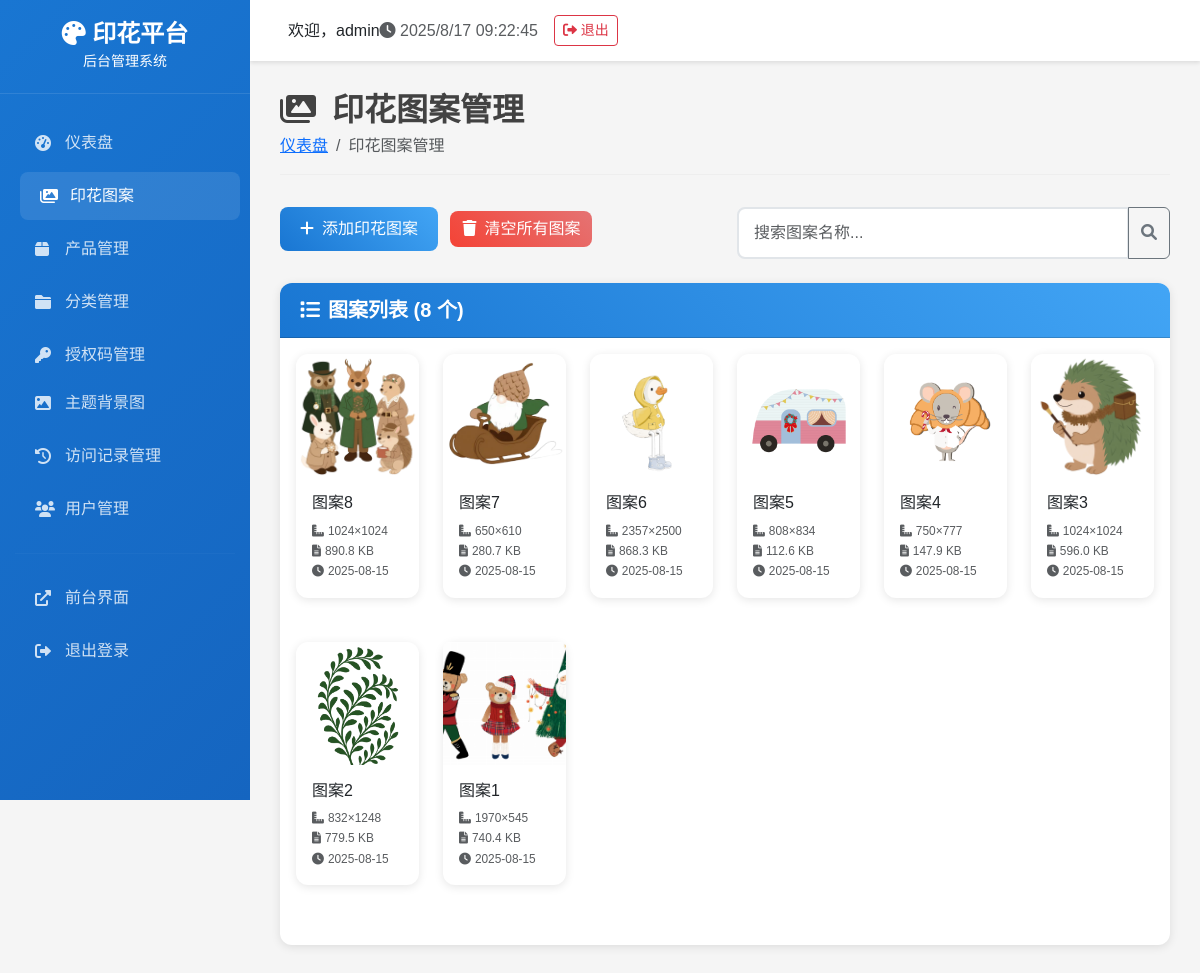
/patterns (signed in), run on the app's committed database.
### tables this page shows
CREATE TABLE patterns (
            id INTEGER PRIMARY KEY AUTOINCREMENT,
            name TEXT NOT NULL,
            filename TEXT NOT NULL,
            file_path TEXT NOT NULL,
            upload_time DATETIME DEFAULT CURRENT_TIMESTAMP,
            file_size INTEGER DEFAULT 0,
            image_width INTEGER DEFAULT 0,
            image_height INTEGER DEFAULT 0,
            is_active BOOLEAN DEFAULT 1
        );

### admin_app.py (the view)
    def decorated_function(*args, **kwargs):
        if 'admin_user_id' not in session:
            return redirect(url_for('login'))
        return f(*args, **kwargs)

### admin_app.py (called while the page is built)
def login_required(f):
    def decorated_function(*args, **kwargs):
        if 'admin_user_id' not in session:
            return redirect(url_for('login'))
        return f(*args, **kwargs)
    decorated_function.__name__ = f.__name__
    return decorated_function

@app.route('/patterns')
@login_required
def patterns():
    try:
        patterns = DatabaseManager.get_patterns() or []
    except Exception as e:
        print(f"获取印花图案失败: {e}")
        patterns = []
    return render_template('admin/patterns.html', patterns=patterns)

### backend/database.py (called while the page is built)
def get_db_connection():
    conn = sqlite3.connect(DATABASE_PATH)
    conn.row_factory = sqlite3.Row
    return conn

    @staticmethod
    def execute_query(query: str, params: tuple = ()) -> List[Dict[str, Any]]:
        conn = get_db_connection()
        cursor = conn.cursor()
        cursor.execute(query, params)
        results = [dict(row) for row in cursor.fetchall()]
        conn.close()
        return results

    @staticmethod
    def get_patterns(active_only: bool = True) -> List[Dict[str, Any]]:
        query = "SELECT * FROM patterns"
        if active_only:
            query += " WHERE is_active = 1"
        query += " ORDER BY upload_time DESC"
        return DatabaseManager.execute_query(query)

### templates/admin/patterns.html (shortened to what this page needs)
{% extends "admin/base.html" %}
{% block content %}
<div class="page-header">
    <h1><i class="fas fa-images me-3"></i>印花图案管理</h1>
    <nav aria-label="breadcrumb">
        <ol class="breadcrumb">
            <li class="breadcrumb-item"><a href="{{ url_for('index') }}">仪表盘</a></li>
            <li class="breadcrumb-item active">印花图案管理</li>
        </ol>
    </nav>
</div>
<div class="row mb-4">
    <div class="col-md-6">
        <button type="button" class="btn btn-primary" data-bs-toggle="modal" data-bs-target="#addPatternModal">
            <i class="fas fa-plus me-2"></i>添加印花图案
        </button>
        <button type="button" class="btn btn-danger ms-2" onclick="clearAllPatterns()">
            <i class="fas fa-trash me-2"></i>清空所有图案
        </button>
    </div>
    <div class="col-md-6">
        <div class="input-group">
            <input type="text" class="form-control" id="searchInput" placeholder="搜索图案名称...">
            <button class="btn btn-outline-secondary" type="button">
                <i class="fas fa-search"></i>
            </button>
        </div>
    </div>
</div>
<div class="card">
    <div class="card-header">
        <h5><i class="fas fa-list me-2"></i>图案列表 ({{ patterns|length }} 个)</h5>
    </div>
    <div class="card-body">
        {% if patterns %}
        <div class="row" id="patternsGrid">
            {% for pattern in patterns %}
            <div class="col-lg-2 col-md-3 col-sm-4 col-6 mb-4 pattern-item" data-name="{{ pattern.name|lower }}">
                <div class="card pattern-card">
                    <div class="pattern-image-container">
                        <img src="{{ url_for('uploaded_file', filename='patterns/' + pattern.filename) }}"
                             class="card-img-top pattern-image" alt="{{ pattern.name }}"
                             onerror="this.src='{{ url_for('static', filename='images/no-image.png') }}'">
                    </div>
                    <div class="card-body">
                        <h6 class="card-title">{{ pattern.name }}</h6>
                        <div class="pattern-info">
                            <small class="text-muted">
                                <i class="fas fa-ruler-combined me-1"></i>{{ pattern.image_width }}×{{ pattern.image_height }}
                            </small>
                            <br>
                            <small class="text-muted">
                                <i class="fas fa-file-alt me-1"></i>{{ (pattern.file_size / 1024) | round(1) }} KB
                            </small>
                            <br>
                            <small class="text-muted">
                                <i class="fas fa-clock me-1"></i>{{ pattern.upload_time[:10] if pattern.upload_time else '未知' }}
                            </small>
                        </div>
                    </div>
                </div>
            </div>
            {% endfor %}
        </div>
        {% else %}
        <div class="text-center py-5">
            <i class="fas fa-images fa-3x text-muted mb-3"></i>
            <h5 class="text-muted">暂无印花图案</h5>
            <p class="text-muted">点击上方"添加印花图案"按钮开始上传图案</p>
        </div>
        {% endif %}
    </div>
</div>
{% endblock %}

### templates/admin/base.html (style rules this page uses)
:root { --primary-color: #1976d2; --secondary-color: #424242; --success-color: #4caf50; --warning-color: #ff9800; --danger-color: #f44336; --sidebar-width: 250px; }
body { font-family: 'Microsoft YaHei', Arial, sans-serif; background-color: #f5f5f5; }
.page-header { margin-bottom: 30px; }
.page-header h1 { color: var(--secondary-color); font-size: 2rem; font-weight: 600; margin: 0; }
.page-header .breadcrumb { background: none; padding: 0; margin: 5px 0 0 0; }
.card { border: none; border-radius: 12px; box-shadow: 0 2px 10px rgba(0,0,0,0.1); margin-bottom: 20px; }
.card-header { background: linear-gradient(45deg, var(--primary-color), #42a5f5); color: white; border-radius: 12px 12px 0 0 !important; padding: 15px 20px; }
.card-header h5 { margin: 0; font-weight: 600; }
.btn-primary { background: linear-gradient(45deg, var(--primary-color), #42a5f5); border: none; border-radius: 8px; padding: 10px 20px; font-weight: 500; }
.btn-danger { background: linear-gradient(45deg, var(--danger-color), #e57373); border: none; border-radius: 8px; }
.form-control, .form-select { border-radius: 8px; border: 2px solid #e1e5e9; padding: 12px 15px; }

### templates/admin/patterns.html (style rules this page uses)
.pattern-card { transition: all 0.3s ease; border: none; box-shadow: 0 2px 10px rgba(0,0,0,0.1); }
.pattern-image-container { position: relative; overflow: hidden; aspect-ratio: 1; width: 100%; }
.pattern-image { width: 100%; height: 100%; object-fit: cover; transition: transform 0.3s ease; }
.pattern-info { font-size: 0.85rem; }
.page-header { margin-bottom: 2rem; padding-bottom: 1rem; border-bottom: 1px solid #eee; }

### data on the page
patterns: filename (picture), name "图案8", image_width "1024", image_height "1024", (pattern.file_size/1024)|round(1) "890.8", upload_time "2025-08-15"
patterns: filename (picture), name "图案7", image_width "650", image_height "610", (pattern.file_size/1024)|round(1) "280.7", upload_time "2025-08-15"
patterns: filename (picture), name "图案6", image_width "2357", image_height "2500", (pattern.file_size/1024)|round(1) "868.3", upload_time "2025-08-15"
patterns: filename (picture), name "图案5", image_width "808", image_height "834", (pattern.file_size/1024)|round(1) "112.6", upload_time "2025-08-15"
patterns: filename (picture), name "图案4", image_width "750", image_height "777", (pattern.file_size/1024)|round(1) "147.9", upload_time "2025-08-15"
patterns: filename (picture), name "图案3", image_width "1024", image_height "1024", (pattern.file_size/1024)|round(1) "596.0", upload_time "2025-08-15"
patterns: filename (picture), name "图案2", image_width "832", image_height "1248", (pattern.file_size/1024)|round(1) "779.5", upload_time "2025-08-15"
patterns: filename (picture), name "图案1", image_width "1970", image_height "545", (pattern.file_size/1024)|round(1) "740.4", upload_time "2025-08-15"

### other printed values
{{ session.admin_username or 'Admin' }} "admin"
{{ patterns|length }} "8"
